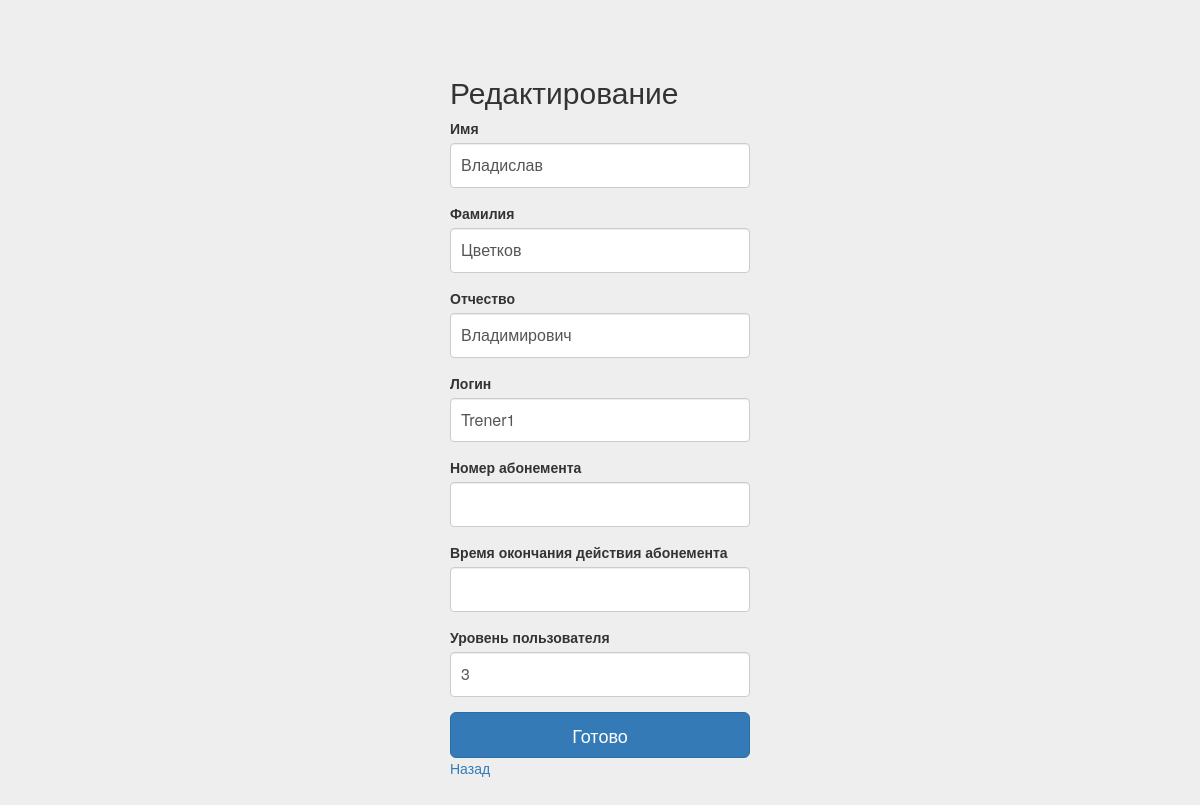
The page /admin/edt15/ (signed in) on the database its author committed.
### models.py (models this page shows)
class User(UserMixin, db.Model):
    __table_name__ = 'user'
    id = db.Column(db.Integer, primary_key=True)
    user_lvl = db.Column(db.Integer)
    username = db.Column(db.String(30), unique=True)
    name = db.Column(db.String(30), unique=False)
    surname = db.Column(db.String(30), unique=False)
    midname = db.Column(db.String(30), unique=False)
    ticket = db.Column(db.String(50), unique=False)
    enddate = db.Column(db.String(50), unique=False)
    password = db.Column(db.String(80))
    created_on = db.Column(db.DateTime(), default=datetime.utcnow)
    timelines = db.relationship('Date', secondary=user_time, backref='user')

### app.py (the view)
@app.route('/admin/edt<index>/', methods=['GET', 'POST'])
@login_required
def edit_frst(index):
    user = db.session.query(models.User).get(index)
    form = EditForm()
    form.name.data = user.name
    form.surname.data = user.surname
    form.midname.data = user.midname
    form.username.data = user.username
    form.ticket.data = user.ticket
    form.enddate.data = user.enddate
    form.lvl.data = user.user_lvl
    return render_template('edit.html', form=form, id=index)

### edit.py
class EditForm(FlaskForm):
    name = StringField('Имя', validators=[InputRequired(), Length(min=2)])
    surname = StringField('Фамилия', validators=[InputRequired(), Length(min=2)])
    midname = StringField('Отчество', validators=[InputRequired(), Length(min=2)])
    username = StringField('Логин', validators=[InputRequired(), Length(min=4, max=25)])
    ticket = StringField('Номер абонемента', validators=[Length(min=0, max=20)])
    enddate = StringField('Время окончания действия абонемента', validators=[Length(min=0, max=20)])
    lvl = StringField('Уровень пользователя', validators=[InputRequired(), Length(min=0)])

### app.py (called while the page is built)
@login_manager.user_loader
def load_user(user_id):
    return models.User.query.get(int(user_id))

### templates/edit.html (shortened to what this page needs)
{% extends "bootstrap/base.html" %}
{% import "bootstrap/wtf.html" as wtf %}
{% block styles %}
{{super()}}
<link rel="stylesheet" href="{{url_for('.static', filename='signin.css')}}">
{% endblock %}
{% block content %}
<div class="container">
    <form class="form-signin" method="POST" action="/edted{{id}}">
        <h2 class="form-signin-heading">Редактирование</h2>
        {{ wtf.form_field(form.name) }}
        {{ wtf.form_field(form.surname) }}
        {{ wtf.form_field(form.midname) }}
        {{ wtf.form_field(form.username) }}
        {{ wtf.form_field(form.ticket) }}
        {{ wtf.form_field(form.enddate) }}
        {{ wtf.form_field(form.lvl) }}
        <button class="btn btn-lg btn-primary btn-block" type="submit">Готово</button>
        <a href="{{ url_for('admin') }}">Назад</a>
    </form>
</div>
{% endblock %}

### static/signin.css (style rules this page uses)
body { padding-top: 40px; padding-bottom: 40px; background-color: #eee; }
.form-signin { max-width: 330px; padding: 15px; margin: 0 auto; }
.form-signin .form-signin-heading, .form-signin .checkbox { margin-bottom: 10px; }
.form-signin .form-control { position: relative; height: auto; -webkit-box-sizing: border-box; -moz-box-sizing: border-box; box-sizing: border-box; padding: 10px; font-size: 16px; }

### rows shown on the page
User: name "Владислав", surname "Цветков", midname "Владимирович", username "Trener1"
